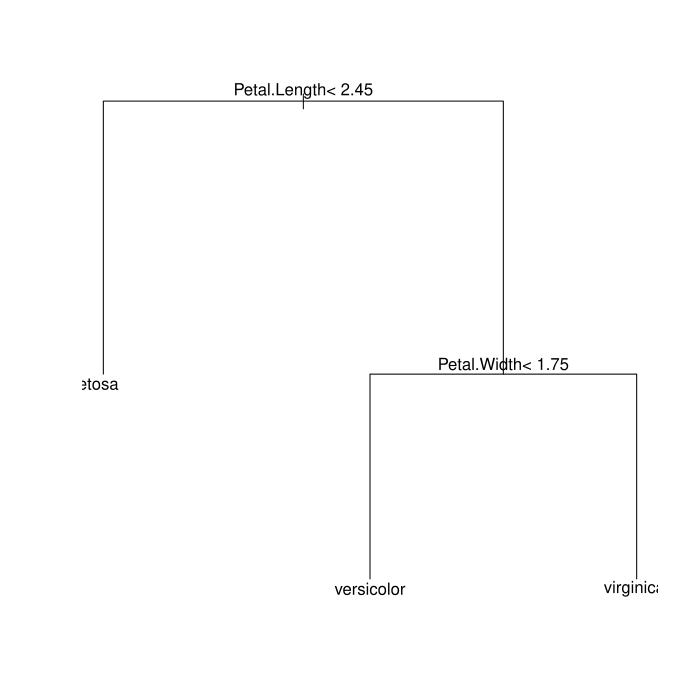

The R source for this figure:
# Install and load the rpart package (if not already installed)
options(repos = c(CRAN = "https://cloud.r-project.org"))

install.packages("rpart")
library(rpart)
# Load the iris dataset
data(iris)
# Split the data into training (70%) and testing (30%) sets
set.seed(123) # For reproducibility
sample_indices <- sample(1:nrow(iris), 0.7 * nrow(iris))
train_data <- iris[sample_indices, ]
test_data <- iris[-sample_indices, ]
# Fit the Decision Tree model
tree_model <- rpart(Species ~ ., data = train_data, method = "class")
# Print the summary of the model
summary(tree_model)
# Plot the Decision Tree
plot(tree_model)
text(tree_model, pretty = 0)
# Predict the test set
predictions <- predict(tree_model, newdata = test_data, type = "class")
# Evaluate the model's performance
confusion_matrix <- table(Predicted = predictions, Actual = test_data$Species)
print(confusion_matrix)
# Calculate accuracy
accuracy <- sum(diag(confusion_matrix)) / sum(confusion_matrix)
cat("Accuracy:", accuracy * 100, "%\n")
